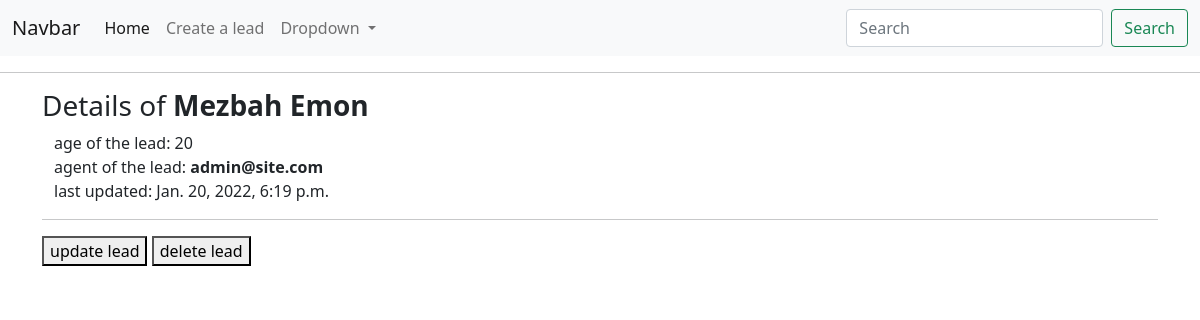
Screenshot of /leads/detail/22/ with the database file from the repository.
### main/models.py (models this page shows, shortened)
class Lead(models.Model):
    first_name = models.CharField(max_length=20)
    last_name = models.CharField(max_length=20)
    age = models.IntegerField(default=0)
    agent = models.ForeignKey(Agent, on_delete=models.CASCADE)
    created_at = models.DateTimeField(auto_now_add=True)
    updated_at = models.DateTimeField(auto_now=True)
    class Meta:
        ordering = ['-created_at']

class Agent(models.Model):
    user = models.OneToOneField(User, on_delete=models.CASCADE)
    def __str__(self):
        return self.user.email

class User(AbstractUser):
    pass

### main/views.py (the view)
# urls.py: path('detail/<int:pk>/', views.Lead_detail, name="leadDetail"),
def Lead_detail(request, pk):
    details = Lead.objects.get(pk=pk)
    context = {
        "details":details,
    }
    return render(request, "Leads/lead_detail.html", context)

### templates/Leads/lead_detail.html (shortened to what this page needs)
{% extends "base.html" %}
{% block content %}
    <hr>
    <div class="container">
        <h3> Details of <b>{{details.first_name}} {{details.last_name}}</b> </h3>
        <p class="container">
            age of the lead: {{details.age}} <br>
            agent of the lead: <b>{{details.agent}}</b> <br>
            last updated: {{details.updated_at}} <br>
        </p>
        <hr>
        <a href=" {% url 'leads:leadUpdate' details.pk %} "><button> update lead </button></a>
        <a href=" {% url 'leads:leadDelete' details.pk %} "><button> delete lead </button></a>
    </div>
{% endblock content %}

### rows the page displays
Lead: first_name "Mezbah", last_name "Emon", age "20", agent "admin@site.com", updated_at "Jan. 20, 2022, 6:19 p.m."
